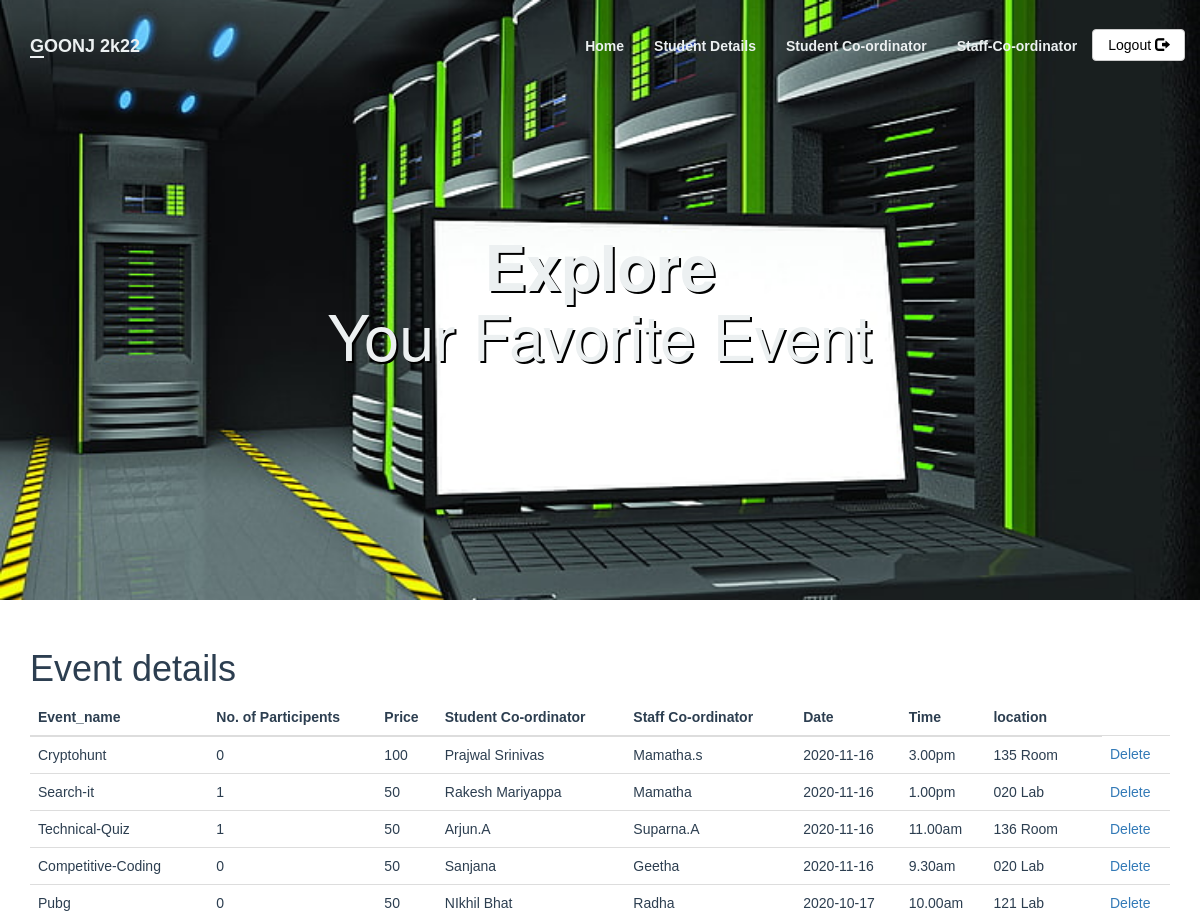
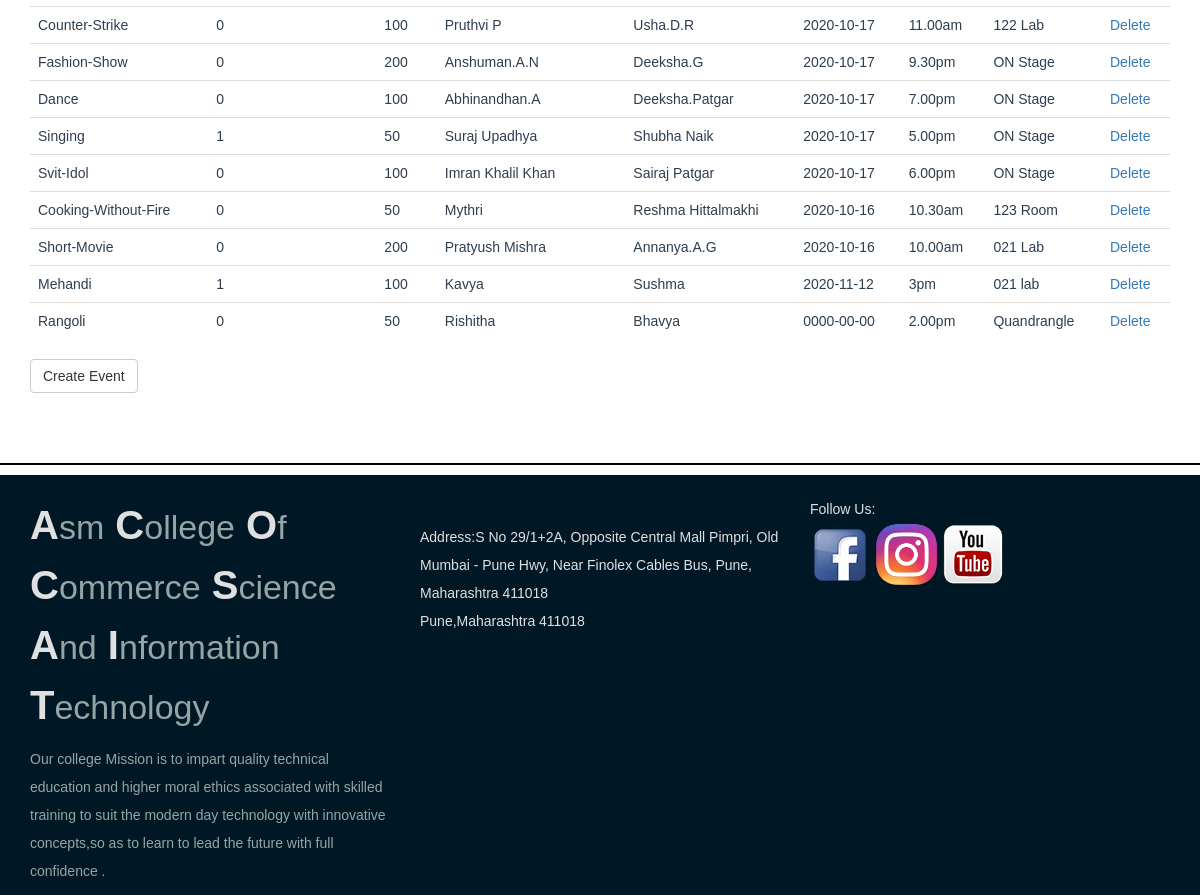
/adminPage.php, run on the app's committed database (2 pictures, top to bottom).
### tables this page shows
CREATE TABLE `staff_coordinator` (
  `stid` int(11) NOT NULL,
  `name` varchar(100) NOT NULL,
  `phone` varchar(10) DEFAULT NULL,
  `event_id` int(11) DEFAULT NULL
);

CREATE TABLE `events` (
  `event_id` int(11) NOT NULL,
  `event_title` varchar(50) NOT NULL,
  `event_price` int(11) DEFAULT NULL,
  `participents` int(100) DEFAULT 0,
  `img_link` text DEFAULT NULL,
  `type_id` int(11) DEFAULT NULL
);

CREATE TABLE `student_coordinator` (
  `sid` int(11) NOT NULL,
  `st_name` varchar(100) NOT NULL,
  `phone` varchar(10) DEFAULT NULL,
  `event_id` int(11) DEFAULT NULL
);

CREATE TABLE `event_info` (
  `event_id` int(10) NOT NULL,
  `Date` date DEFAULT NULL,
  `time` varchar(20) NOT NULL,
  `location` varchar(300) NOT NULL
);

### adminPage.php (the view, shortened to what this page needs)
<?php
include_once 'classes/db1.php';
$result = mysqli_query($conn,"SELECT * FROM staff_coordinator s ,event_info ef ,student_coordinator st,events e where e.event_id= ef.event_id and e.event_id= s.event_id and e.event_id= st.event_id");
?>
<!DOCTYPE html>
<html>
<head>
</head>
    <body>
<?php include 'utils/adminHeader.php'?>
        <div class = "content">
            <div class = "container">
            <h1>Event details</h1>
            <?php
if (mysqli_num_rows($result) > 0) {
?>
                <table class="table table-hover" >
                    <thead>
                        <tr>
                            <th>Event_name</th>
                            <th>No. of Participents</th>
                            <th>Price</th>
                            <th>Student Co-ordinator</th>
                            <th>Staff Co-ordinator</th>
                            <th>Date</th>
                            <th>Time</th>
                            <th>location </th>
                        </tr>
                    </thead>
                    <tbody>
                        <?php
                     while($row = mysqli_fetch_array($result)){
                            echo '<tr>';
                             echo '<td>' . $row['event_title'] . '</td>';
                            echo '<td>' . $row['participents'] . '</td>';
                            echo '<td>' . $row['event_price'] . '</td>';
                            echo '<td>' . $row['st_name'] . '</td>';
                            echo '<td>' . $row['name'] . '</td>';
                            echo '<td>'.$row['Date'].'</td>';
                            echo '<td>'.$row['time'].'</td>';
                            echo '<td>'.$row['location'].'</td>';
                            echo '<td>'
                            .'<a class="delete" href="deleteEvent.php?id='.$row['event_id'].'">Delete</a> '
                            .'</td>';
                            echo '</tr>';
                        }
                        ?>
                    </tbody>
                </table>
<?php
}
?>
                <a class="btn btn-default" href = "createEventForm.php">Create Event</a>
            </div>
        </div>
        <?php require 'utils/footer.php'; ?>
    </body>
</html>

### css/style.css (style rules this page uses)
body { overflow-x: hidden; }
.content { font-family: Arial, Helvetica, sans-serif; color: #2C3E50; }

### data on the page
staff_coordinator: event.event_title "Cryptohunt", event.participents "0", event.event_price "100", student_coordinator.st_name "Prajwal Srinivas", name "Mamatha.s", event_info.Date "2020-11-16", event_info.time "3.00pm", event_info.location "135 Room"
staff_coordinator: event.event_title "Search-it", event.participents "1", event.event_price "50", student_coordinator.st_name "Rakesh Mariyappa", name "Mamatha", event_info.Date "2020-11-16", event_info.time "1.00pm", event_info.location "020 Lab"
staff_coordinator: event.event_title "Technical-Quiz", event.participents "1", event.event_price "50", student_coordinator.st_name "Arjun.A", name "Suparna.A", event_info.Date "2020-11-16", event_info.time "11.00am", event_info.location "136 Room"
staff_coordinator: event.event_title "Competitive-Coding", event.participents "0", event.event_price "50", student_coordinator.st_name "Sanjana", name "Geetha", event_info.Date "2020-11-16", event_info.time "9.30am", event_info.location "020 Lab"
staff_coordinator: event.event_title "Pubg", event.participents "0", event.event_price "50", student_coordinator.st_name "NIkhil Bhat", name "Radha", event_info.Date "2020-10-17", event_info.time "10.00am", event_info.location "121 Lab"
staff_coordinator: event.event_title "Counter-Strike", event.participents "0", event.event_price "100", student_coordinator.st_name "Pruthvi P", name "Usha.D.R", event_info.Date "2020-10-17", event_info.time "11.00am", event_info.location "122 Lab"
staff_coordinator: event.event_title "Fashion-Show", event.participents "0", event.event_price "200", student_coordinator.st_name "Anshuman.A.N", name "Deeksha.G", event_info.Date "2020-10-17", event_info.time "9.30pm", event_info.location "ON Stage"
staff_coordinator: event.event_title "Dance", event.participents "0", event.event_price "100", student_coordinator.st_name "Abhinandhan.A", name "Deeksha.Patgar", event_info.Date "2020-10-17", event_info.time "7.00pm", event_info.location "ON Stage"
staff_coordinator: event.event_title "Singing", event.participents "1", event.event_price "50", student_coordinator.st_name "Suraj Upadhya", name "Shubha Naik", event_info.Date "2020-10-17", event_info.time "5.00pm", event_info.location "ON Stage"
staff_coordinator: event.event_title "Svit-Idol", event.participents "0", event.event_price "100", student_coordinator.st_name "Imran Khalil Khan", name "Sairaj Patgar", event_info.Date "2020-10-17", event_info.time "6.00pm", event_info.location "ON Stage"
staff_coordinator: event.event_title "Cooking-Without-Fire", event.participents "0", event.event_price "50", student_coordinator.st_name "Mythri", name "Reshma Hittalmakhi", event_info.Date "2020-10-16", event_info.time "10.30am", event_info.location "123 Room"
staff_coordinator: event.event_title "Short-Movie", event.participents "0", event.event_price "200", student_coordinator.st_name "Pratyush Mishra", name "Annanya.A.G", event_info.Date "2020-10-16", event_info.time "10.00am", event_info.location "021 Lab"
staff_coordinator: event.event_title "Mehandi", event.participents "1", event.event_price "100", student_coordinator.st_name "Kavya", name "Sushma", event_info.Date "2020-11-12", event_info.time "3pm", event_info.location "021 lab"
staff_coordinator: event.event_title "Rangoli", event.participents "0", event.event_price "50", student_coordinator.st_name "Rishitha", name "Bhavya", event_info.Date "0000-00-00", event_info.time "2.00pm", event_info.location "Quandrangle"
